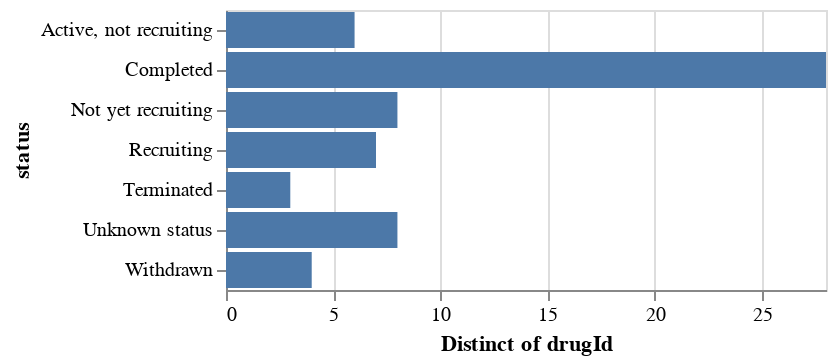

This figure's notebook cell:
### Markdown cell above
## Adding a Tooltip

### Code cell
import altair as alt

fig = (
    alt.Chart(df).mark_bar().encode(
        x="distinct(drugId):Q",
        y=alt.Y("status:N"),
        tooltip=[
            "distinct(drugId):Q", 
            "status:N"
        ]
    )
)

fig

### Figure 1 — Vega-Lite specification as saved in the notebook (floating-point values rounded to 4 significant figures)
{"config": {"view": {"continuousWidth": 300, "continuousHeight": 300}}, "data": {"name": "data-d8b010d8a623bfd2a3ba7a368b00fc84"}, "mark": {"type": "bar"}, "encoding": {"tooltip": [{"aggregate": "distinct", "field": "drugId", "type": "quantitative"}, {"field": "status", "type": "nominal"}], "x": {"aggregate": "distinct", "field": "drugId", "type": "quantitative"}, "y": {"field": "status", "type": "nominal"}}, "$schema": "https://vega.github.io/schema/vega-lite/v5.15.1.json", "datasets": {"data-d8b010d8a623bfd2a3ba7a368b00fc84": [{"diseaseId": "EFO_0004194", "diseaseName": "IGA glomerulonephritis", "drugId": "CHEMBL429910", "drugName": "DAPAGLIFLOZIN", "type": "Small molecule", "mechanismOfAction": "Sodium/glucose cotransporter 2 inhibitor", "actionType": "Inhibitor", "symbol": "SLC5A2", "name": "solute carrier family 5 member 2", "phase": 4, "status": "Not yet recruiting", "source": "https://clinicaltrials.gov/ct2/show/NCT04662723"}, {"diseaseId": "EFO_0004194", "diseaseName": "IGA glomerulonephritis", "drugId": "CHEMBL1168", "drugName": "RAMIPRIL", "type": "Small molecule", "mechanismOfAction": "Angiotensin-converting enzyme inhibitor", "actionType": "Inhibitor", "symbol": "ACE", "name": "angiotensin I converting enzyme", "phase": 4, "status": "Not yet recruiting", "source": "https://clinicaltrials.gov/ct2/show/NCT04662723"}, {"diseaseId": "EFO_0004194", "diseaseName": "IGA glomerulonephritis", "drugId": "CHEMBL1535", "drugName": "HYDROXYCHLOROQUINE", "type": "Small molecule", "mechanismOfAction": "Toll-like receptor 7 antagonist", "actionType": "Antagonist", "symbol": "TLR7", "name": "toll like receptor 7", "phase": 4, "status": "Completed", "source": "https://clinicaltrials.gov/ct2/show/NCT02351752"}, {"diseaseId": "EFO_0004194", "diseaseName": "IGA glomerulonephritis", "drugId": "CHEMBL1639", "drugName": "ALISKIREN", "type": "Small molecule", "mechanismOfAction": "Renin inhibitor", "actionType": "Inhibitor", "symbol": "REN", "name": "renin", "phase": 4, "status": "Completed", "source": "https://clinicaltrials.gov/ct2/show/NCT00922311"}, {"diseaseId": "EFO_0004194", "diseaseName": "IGA glomerulonephritis", "drugId": "CHEMBL4594217", "drugName": "CANAGLIFLOZIN", "type": "Small molecule", "mechanismOfAction": "Sodium/glucose cotransporter 2 inhibitor", "actionType": "Inhibitor", "symbol": "SLC5A2", "name": "solute carrier family 5 member 2", "phase": 4, "status": "Not yet recruiting", "source": "https://clinicaltrials.gov/ct2/show/NCT04662723"}, {"diseaseId": "EFO_0004194", "diseaseName": "IGA glomerulonephritis", "drugId": "CHEMBL1535", "drugName": "HYDROXYCHLOROQUINE", "type": "Small molecule", "mechanismOfAction": "Toll-like receptor 9 antagonist", "actionType": "Antagonist", "symbol": "TLR9", "name": "toll like receptor 9", "phase": 4, "status": "Completed", "source": "https://clinicaltrials.gov/ct2/show/NCT02351752"}, {"diseaseId": "EFO_0004194", "diseaseName": "IGA glomerulonephritis", "drugId": "CHEMBL578", "drugName": "ENALAPRIL", "type": "Small molecule", "mechanismOfAction": "Angiotensin-converting enzyme inhibitor", "actionType": "Inhibitor", "symbol": "ACE", "name": "angiotensin I converting enzyme", "phase": 4, "status": "Completed", "source": "https://clinicaltrials.gov/ct2/show/NCT00367562"}, {"diseaseId": "EFO_0004194", "diseaseName": "IGA glomerulonephritis", "drugId": "CHEMBL1456", "drugName": "MYCOPHENOLATE MOFETIL", "type": "Small molecule", "mechanismOfAction": "Inosine-5'-monophosphate dehydrogenase (IMPDH) inhibitor", "actionType": "Inhibitor", "symbol": "IMPDH1", "name": "inosine monophosphate dehydrogenase 1", "phase": 4, "status": "Unknown status", "source": "https://clinicaltrials.gov/ct2/show/NCT02981212"}, {"diseaseId": "EFO_0004194", "diseaseName": "IGA glomerulonephritis", "drugId": "CHEMBL1069", "drugName": "VALSARTAN", "type": "Small molecule", "mechanismOfAction": "Type-1 angiotensin II receptor antagonist", "actionType": "Antagonist", "symbol": "AGTR1", "name": "angiotensin II receptor type 1", "phase": 4, "status": "Unknown status", "source": "https://clinicaltrials.gov/ct2/show/NCT02765594"}, {"diseaseId": "EFO_0004194", "diseaseName": "IGA glomerulonephritis", "drugId": "CHEMBL1690", "drugName": "HYDROXYCHLOROQUINE SULFATE", "type": "Small molecule", "mechanismOfAction": "Toll-like receptor 7 antagonist", "actionType": "Antagonist", "symbol": "TLR7", "name": "toll like receptor 7", "phase": 4, "status": "Completed", "source": "https://clinicaltrials.gov/ct2/show/NCT02351752"}, {"diseaseId": "EFO_0004194", "diseaseName": "IGA glomerulonephritis", "drugId": "CHEMBL1535", "drugName": "HYDROXYCHLOROQUINE", "type": "Small molecule", "mechanismOfAction": "Toll-like receptor 9 antagonist", "actionType": "Antagonist", "symbol": "TLR9", "name": "toll like receptor 9", "phase": 4, "status": "Unknown status", "source": "https://clinicaltrials.gov/ct2/show/NCT02765594"}, {"diseaseId": "EFO_0004194", "diseaseName": "IGA glomerulonephritis", "drugId": "CHEMBL608", "drugName": "PROBUCOL", "type": "Small molecule", "mechanismOfAction": "ATP-binding cassette sub-family A member 1 inhibitor", "actionType": "Inhibitor", "symbol": "ABCA1", "name": "ATP binding cassette subfamily A member 1", "phase": 4, "status": "Completed", "source": "https://clinicaltrials.gov/ct2/show/NCT00426348"}, {"diseaseId": "EFO_0004194", "diseaseName": "IGA glomerulonephritis", "drugId": "CHEMBL191", "drugName": "LOSARTAN", "type": "Small molecule", "mechanismOfAction": "Type-1 angiotensin II receptor antagonist", "actionType": "Antagonist", "symbol": "AGTR1", "name": "angiotensin II receptor type 1", "phase": 4, "status": "Unknown status", "source": "https://clinicaltrials.gov/ct2/show/NCT02231125"}, {"diseaseId": "EFO_0004194", "diseaseName": "IGA glomerulonephritis", "drugId": "CHEMBL635", "drugName": "PREDNISONE", "type": "Small molecule", "mechanismOfAction": "Glucocorticoid receptor agonist", "actionType": "Agonist", "symbol": "NR3C1", "name": "nuclear receptor subfamily 3 group C member 1", "phase": 4, "status": "Unknown status", "source": "https://clinicaltrials.gov/ct2/show/NCT01758120"}, {"diseaseId": "EFO_0004194", "diseaseName": "IGA glomerulonephritis", "drugId": "CHEMBL1690", "drugName": "HYDROXYCHLOROQUINE SULFATE", "type": "Small molecule", "mechanismOfAction": "Toll-like receptor 9 antagonist", "actionType": "Antagonist", "symbol": "TLR9", "name": "toll like receptor 9", "phase": 4, "status": "Unknown status", "source": "https://clinicaltrials.gov/ct2/show/NCT02765594"}, {"diseaseId": "EFO_0004194", "diseaseName": "IGA glomerulonephritis", "drugId": "CHEMBL1690", "drugName": "HYDROXYCHLOROQUINE SULFATE", "type": "Small molecule", "mechanismOfAction": "Toll-like receptor 9 antagonist", "actionType": "Antagonist", "symbol": "TLR9", "name": "toll like receptor 9", "phase": 4, "status": "Completed", "source": "https://clinicaltrials.gov/ct2/show/NCT02351752"}, {"diseaseId": "EFO_0004194", "diseaseName": "IGA glomerulonephritis", "drugId": "CHEMBL1201576", "drugName": "RITUXIMAB", "type": "Antibody", "mechanismOfAction": "B-lymphocyte antigen CD20 binding agent", "actionType": "Binding agent", "symbol": "MS4A1", "name": "membrane spanning 4-domains A1", "phase": 4, "status": "Recruiting", "source": "https://clinicaltrials.gov/ct2/show/NCT04525729"}, {"diseaseId": "EFO_0004194", "diseaseName": "IGA glomerulonephritis", "drugId": "CHEMBL1069", "drugName": "VALSARTAN", "type": "Small molecule", "mechanismOfAction": "Type-1 angiotensin II receptor antagonist", "actionType": "Antagonist", "symbol": "AGTR1", "name": "angiotensin II receptor type 1", "phase": 4, "status": "Completed", "source": "https://clinicaltrials.gov/ct2/show/NCT00367562,https://clinicaltrials.gov/ct2/show/NCT00426348"}, {"diseaseId": "EFO_0004194", "diseaseName": "IGA glomerulonephritis", "drugId": "CHEMBL1456", "drugName": "MYCOPHENOLATE MOFETIL", "type": "Small molecule", "mechanismOfAction": "Inosine-5'-monophosphate dehydrogenase (IMPDH) inhibitor", "actionType": "Inhibitor", "symbol": "IMPDH2", "name": "inosine monophosphate dehydrogenase 2", "phase": 4, "status": "Completed", "source": "https://clinicaltrials.gov/ct2/show/NCT00863252"}, {"diseaseId": "EFO_0004194", "diseaseName": "IGA glomerulonephritis", "drugId": "CHEMBL635", "drugName": "PREDNISONE", "type": "Small molecule", "mechanismOfAction": "Glucocorticoid receptor agonist", "actionType": "Agonist", "symbol": "NR3C1", "name": "nuclear receptor subfamily 3 group C member 1", "phase": 4, "status": "Active, not recruiting", "source": "https://clinicaltrials.gov/ct2/show/NCT03218852"}, {"diseaseId": "EFO_0004194", "diseaseName": "IGA glomerulonephritis", "drugId": "CHEMBL1456", "drugName": "MYCOPHENOLATE MOFETIL", "type": "Small molecule", "mechanismOfAction": "Inosine-5'-monophosphate dehydrogenase (IMPDH) inhibitor", "actionType": "Inhibitor", "symbol": "IMPDH2", "name": "inosine monophosphate dehydrogenase 2", "phase": 4, "status": "Unknown status", "source": "https://clinicaltrials.gov/ct2/show/NCT02981212"}, {"diseaseId": "EFO_0004194", "diseaseName": "IGA glomerulonephritis", "drugId": "CHEMBL1201576", "drugName": "RITUXIMAB", "type": "Antibody", "mechanismOfAction": "B-lymphocyte antigen CD20 binding agent", "actionType": "Binding agent", "symbol": "MS4A1", "name": "membrane spanning 4-domains A1", "phase": 4, "status": "Unknown status", "source": "https://clinicaltrials.gov/ct2/show/NCT02571842"}, {"diseaseId": "EFO_0004194", "diseaseName": "IGA glomerulonephritis", "drugId": "CHEMBL1690", "drugName": "HYDROXYCHLOROQUINE SULFATE", "type": "Small molecule", "mechanismOfAction": "Toll-like receptor 7 antagonist", "actionType": "Antagonist", "symbol": "TLR7", "name": "toll like receptor 7", "phase": 4, "status": "Unknown status", "source": "https://clinicaltrials.gov/ct2/show/NCT02765594"}, {"diseaseId": "EFO_0004194", "diseaseName": "IGA glomerulonephritis", "drugId": "CHEMBL1201081", "drugName": "METHYLPREDNISOLONE SODIUM SUCCINATE", "type": "Small molecule", "mechanismOfAction": "Glucocorticoid receptor agonist", "actionType": "Agonist", "symbol": "NR3C1", "name": "nuclear receptor subfamily 3 group C member 1", "phase": 4, "status": "Completed", "source": "https://clinicaltrials.gov/ct2/show/NCT00755859"}, {"diseaseId": "EFO_0004194", "diseaseName": "IGA glomerulonephritis", "drugId": "CHEMBL1237", "drugName": "LISINOPRIL", "type": "Small molecule", "mechanismOfAction": "Angiotensin-converting enzyme inhibitor", "actionType": "Inhibitor", "symbol": "ACE", "name": "angiotensin I converting enzyme", "phase": 4, "status": "Not yet recruiting", "source": "https://clinicaltrials.gov/ct2/show/NCT04662723"}, {"diseaseId": "EFO_0004194", "diseaseName": "IGA glomerulonephritis", "drugId": "CHEMBL1201265", "drugName": "METHYLPREDNISOLONE HEMISUCCINATE", "type": "Small molecule", "mechanismOfAction": "Glucocorticoid receptor agonist", "actionType": "Agonist", "symbol": "NR3C1", "name": "nuclear receptor subfamily 3 group C member 1", "phase": 4, "status": "Completed", "source": "https://clinicaltrials.gov/ct2/show/NCT00755859"}, {"diseaseId": "EFO_0004194", "diseaseName": "IGA glomerulonephritis", "drugId": "CHEMBL1535", "drugName": "HYDROXYCHLOROQUINE", "type": "Small molecule", "mechanismOfAction": "Toll-like receptor 7 antagonist", "actionType": "Antagonist", "symbol": "TLR7", "name": "toll like receptor 7", "phase": 4, "status": "Unknown status", "source": "https://clinicaltrials.gov/ct2/show/NCT02765594"}, {"diseaseId": "EFO_0004194", "diseaseName": "IGA glomerulonephritis", "drugId": "CHEMBL1201576", "drugName": "RITUXIMAB", "type": "Antibody", "mechanismOfAction": "B-lymphocyte antigen CD20 binding agent", "actionType": "Binding agent", "symbol": "MS4A1", "name": "membrane spanning 4-domains A1", "phase": 4, "status": "Completed", "source": "https://clinicaltrials.gov/ct2/show/NCT00498368"}, {"diseaseId": "EFO_0004194", "diseaseName": "IGA glomerulonephritis", "drugId": "CHEMBL1456", "drugName": "MYCOPHENOLATE MOFETIL", "type": "Small molecule", "mechanismOfAction": "Inosine-5'-monophosphate dehydrogenase (IMPDH) inhibitor", "actionType": "Inhibitor", "symbol": "IMPDH1", "name": "inosine monophosphate dehydrogenase 1", "phase": 4, "status": "Completed", "source": "https://clinicaltrials.gov/ct2/show/NCT00863252"}, {"diseaseId": "EFO_0004194", "diseaseName": "IGA glomerulonephritis", "drugId": "CHEMBL2048484", "drugName": "CANAGLIFLOZIN", "type": "Small molecule", "mechanismOfAction": "Sodium/glucose cotransporter 2 inhibitor", "actionType": "Inhibitor", "symbol": "SLC5A2", "name": "solute carrier family 5 member 2", "phase": 4, "status": "Not yet recruiting", "source": "https://clinicaltrials.gov/ct2/show/NCT04662723"}, {"diseaseId": "EFO_0004194", "diseaseName": "IGA glomerulonephritis", "drugId": "CHEMBL191", "drugName": "LOSARTAN", "type": "Small molecule", "mechanismOfAction": "Type-1 angiotensin II receptor antagonist", "actionType": "Antagonist", "symbol": "AGTR1", "name": "angiotensin II receptor type 1", "phase": 4, "status": "Completed", "source": "https://clinicaltrials.gov/ct2/show/NCT01115426"}, {"diseaseId": "EFO_0004194", "diseaseName": "IGA glomerulonephritis", "drugId": "CHEMBL2107830", "drugName": "EMPAGLIFLOZIN", "type": "Small molecule", "mechanismOfAction": "Sodium/glucose cotransporter 2 inhibitor", "actionType": "Inhibitor", "symbol": "SLC5A2", "name": "solute carrier family 5 member 2", "phase": 4, "status": "Not yet recruiting", "source": "https://clinicaltrials.gov/ct2/show/NCT04662723"}, {"diseaseId": "EFO_0004194", "diseaseName": "IGA glomerulonephritis", "drugId": "CHEMBL191", "drugName": "LOSARTAN", "type": "Small molecule", "mechanismOfAction": "Type-1 angiotensin II receptor antagonist", "actionType": "Antagonist", "symbol": "AGTR1", "name": "angiotensin II receptor type 1", "phase": 4, "status": "Not yet recruiting", "source": "https://clinicaltrials.gov/ct2/show/NCT04662723"}, {"diseaseId": "EFO_0004194", "diseaseName": "IGA glomerulonephritis", "drugId": "CHEMBL1168", "drugName": "RAMIPRIL", "type": "Small molecule", "mechanismOfAction": "Angiotensin-converting enzyme inhibitor", "actionType": "Inhibitor", "symbol": "ACE", "name": "angiotensin I converting enzyme", "phase": 4, "status": "Completed", "source": "https://clinicaltrials.gov/ct2/show/NCT01115426"}, {"diseaseId": "EFO_0004194", "diseaseName": "IGA glomerulonephritis", "drugId": "CHEMBL846", "drugName": "CALCITRIOL", "type": "Small molecule", "mechanismOfAction": "Vitamin D receptor agonist", "actionType": "Agonist", "symbol": "VDR", "name": "vitamin D receptor", "phase": 4, "status": "Completed", "source": "https://clinicaltrials.gov/ct2/show/NCT00319761"}, {"diseaseId": "EFO_0004194", "diseaseName": "IGA glomerulonephritis", "drugId": "CHEMBL1542", "drugName": "AZATHIOPRINE", "type": "Small molecule", "mechanismOfAction": "Amidophosphoribosyltransferase inhibitor", "actionType": "Inhibitor", "symbol": "PPAT", "name": "phosphoribosyl pyrophosphate amidotransferase", "phase": 4, "status": "Completed", "source": "https://clinicaltrials.gov/ct2/show/NCT00755859"}, {"diseaseId": "EFO_0004194", "diseaseName": "IGA glomerulonephritis", "drugId": "CHEMBL1639", "drugName": "ALISKIREN", "type": "Small molecule", "mechanismOfAction": "Renin inhibitor", "actionType": "Inhibitor", "symbol": "REN", "name": "renin", "phase": 3, "status": "Completed", "source": "https://clinicaltrials.gov/ct2/show/NCT00870493"}, {"diseaseId": "EFO_0004194", "diseaseName": "IGA glomerulonephritis", "drugId": "CHEMBL1456", "drugName": "MYCOPHENOLATE MOFETIL", "type": "Small molecule", "mechanismOfAction": "Inosine-5'-monophosphate dehydrogenase (IMPDH) inhibitor", "actionType": "Inhibitor", "symbol": "IMPDH2", "name": "inosine monophosphate dehydrogenase 2", "phase": 3, "status": "Terminated", "source": "https://clinicaltrials.gov/ct2/show/NCT00318474"}, {"diseaseId": "EFO_0004194", "diseaseName": "IGA glomerulonephritis", "drugId": "CHEMBL191", "drugName": "LOSARTAN", "type": "Small molecule", "mechanismOfAction": "Type-1 angiotensin II receptor antagonist", "actionType": "Antagonist", "symbol": "AGTR1", "name": "angiotensin II receptor type 1", "phase": 3, "status": "Not yet recruiting", "source": "https://clinicaltrials.gov/ct2/show/NCT03357653"}, {"diseaseId": "EFO_0004194", "diseaseName": "IGA glomerulonephritis", "drugId": "CHEMBL9194", "drugName": "ATRASENTAN", "type": "Small molecule", "mechanismOfAction": "Endothelin receptor ET-A antagonist", "actionType": "Antagonist", "symbol": "EDNRA", "name": "endothelin receptor type A", "phase": 3, "status": "Recruiting", "source": "https://clinicaltrials.gov/ct2/show/NCT04573478"}, {"diseaseId": "EFO_0004194", "diseaseName": "IGA glomerulonephritis", "drugId": "CHEMBL4298195", "drugName": "NARSOPLIMAB", "type": "Antibody", "mechanismOfAction": "Mannan-binding lectin serine protease 2 inhibitor", "actionType": "Inhibitor", "symbol": "MASP2", "name": "MBL associated serine protease 2", "phase": 3, "status": "Recruiting", "source": "https://clinicaltrials.gov/ct2/show/NCT03608033"}, {"diseaseId": "EFO_0004194", "diseaseName": "IGA glomerulonephritis", "drugId": "CHEMBL1456", "drugName": "MYCOPHENOLATE MOFETIL", "type": "Small molecule", "mechanismOfAction": "Inosine-5'-monophosphate dehydrogenase (IMPDH) inhibitor", "actionType": "Inhibitor", "symbol": "IMPDH1", "name": "inosine monophosphate dehydrogenase 1", "phase": 3, "status": "Unknown status", "source": "https://clinicaltrials.gov/ct2/show/NCT02187900"}, {"diseaseId": "EFO_0004194", "diseaseName": "IGA glomerulonephritis", "drugId": "CHEMBL4594448", "drugName": "IPTACOPAN", "type": "Small molecule", "mechanismOfAction": "Complement factor B inhibitor", "actionType": "Inhibitor", "symbol": "CFB", "name": "complement factor B", "phase": 3, "status": "Recruiting", "source": "https://clinicaltrials.gov/ct2/show/NCT04578834,https://clinicaltrials.gov/ct2/show/NCT04557462"}, {"diseaseId": "EFO_0004194", "diseaseName": "IGA glomerulonephritis", "drugId": "CHEMBL131", "drugName": "PREDNISOLONE", "type": "Small molecule", "mechanismOfAction": "Glucocorticoid receptor agonist", "actionType": "Agonist", "symbol": "NR3C1", "name": "nuclear receptor subfamily 3 group C member 1", "phase": 3, "status": "Completed", "source": "https://clinicaltrials.gov/ct2/show/NCT00554502"}, {"diseaseId": "EFO_0004194", "diseaseName": "IGA glomerulonephritis", "drugId": "CHEMBL1201081", "drugName": "METHYLPREDNISOLONE SODIUM SUCCINATE", "type": "Small molecule", "mechanismOfAction": "Glucocorticoid receptor agonist", "actionType": "Agonist", "symbol": "NR3C1", "name": "nuclear receptor subfamily 3 group C member 1", "phase": 3, "status": "Completed", "source": "https://clinicaltrials.gov/ct2/show/NCT00657059"}, {"diseaseId": "EFO_0004194", "diseaseName": "IGA glomerulonephritis", "drugId": "CHEMBL635", "drugName": "PREDNISONE", "type": "Small molecule", "mechanismOfAction": "Glucocorticoid receptor agonist", "actionType": "Agonist", "symbol": "NR3C1", "name": "nuclear receptor subfamily 3 group C member 1", "phase": 3, "status": "Completed", "source": "https://clinicaltrials.gov/ct2/show/NCT00657059,https://clinicaltrials.gov/ct2/show/NCT01392833"}, {"diseaseId": "EFO_0004194", "diseaseName": "IGA glomerulonephritis", "drugId": "CHEMBL1456", "drugName": "MYCOPHENOLATE MOFETIL", "type": "Small molecule", "mechanismOfAction": "Inosine-5'-monophosphate dehydrogenase (IMPDH) inhibitor", "actionType": "Inhibitor", "symbol": "IMPDH2", "name": "inosine monophosphate dehydrogenase 2", "phase": 3, "status": "Completed", "source": "https://clinicaltrials.gov/ct2/show/NCT00657059"}, {"diseaseId": "EFO_0004194", "diseaseName": "IGA glomerulonephritis", "drugId": "CHEMBL131", "drugName": "PREDNISOLONE", "type": "Small molecule", "mechanismOfAction": "Glucocorticoid receptor agonist", "actionType": "Agonist", "symbol": "NR3C1", "name": "nuclear receptor subfamily 3 group C member 1", "phase": 3, "status": "Not yet recruiting", "source": "https://clinicaltrials.gov/ct2/show/NCT05510323"}, {"diseaseId": "EFO_0004194", "diseaseName": "IGA glomerulonephritis", "drugId": "CHEMBL2107877", "drugName": "BLISIBIMOD", "type": "Protein", "mechanismOfAction": "Tumor necrosis factor ligand superfamily member 13B inhibitor", "actionType": "Inhibitor", "symbol": "TNFSF13B", "name": "TNF superfamily member 13b", "phase": 3, "status": "Withdrawn", "source": "https://clinicaltrials.gov/ct2/show/NCT02052219"}, {"diseaseId": "EFO_0004194", "diseaseName": "IGA glomerulonephritis", "drugId": "CHEMBL1513", "drugName": "IRBESARTAN", "type": "Small molecule", "mechanismOfAction": "Type-1 angiotensin II receptor antagonist", "actionType": "Antagonist", "symbol": "AGTR1", "name": "angiotensin II receptor type 1", "phase": 3, "status": "Completed", "source": "https://clinicaltrials.gov/ct2/show/NCT00657059"}, {"diseaseId": "EFO_0004194", "diseaseName": "IGA glomerulonephritis", "drugId": "CHEMBL1456", "drugName": "MYCOPHENOLATE MOFETIL", "type": "Small molecule", "mechanismOfAction": "Inosine-5'-monophosphate dehydrogenase (IMPDH) inhibitor", "actionType": "Inhibitor", "symbol": "IMPDH1", "name": "inosine monophosphate dehydrogenase 1", "phase": 3, "status": "Completed", "source": "https://clinicaltrials.gov/ct2/show/NCT00657059"}, {"diseaseId": "EFO_0004194", "diseaseName": "IGA glomerulonephritis", "drugId": "CHEMBL650", "drugName": "METHYLPREDNISOLONE", "type": "Small molecule", "mechanismOfAction": "Glucocorticoid receptor agonist", "actionType": "Agonist", "symbol": "NR3C1", "name": "nuclear receptor subfamily 3 group C member 1", "phase": 3, "status": "Completed", "source": "https://clinicaltrials.gov/ct2/show/NCT01392833,https://clinicaltrials.gov/ct2/show/NCT00657059,https://clinicaltrials.gov/ct2/show/NCT00554502"}, {"diseaseId": "EFO_0004194", "diseaseName": "IGA glomerulonephritis", "drugId": "CHEMBL1513", "drugName": "IRBESARTAN", "type": "Small molecule", "mechanismOfAction": "Type-1 angiotensin II receptor antagonist", "actionType": "Antagonist", "symbol": "AGTR1", "name": "angiotensin II receptor type 1", "phase": 3, "status": "Active, not recruiting", "source": "https://clinicaltrials.gov/ct2/show/NCT03762850"}, {"diseaseId": "EFO_0004194", "diseaseName": "IGA glomerulonephritis", "drugId": "CHEMBL1201265", "drugName": "METHYLPREDNISOLONE HEMISUCCINATE", "type": "Small molecule", "mechanismOfAction": "Glucocorticoid receptor agonist", "actionType": "Agonist", "symbol": "NR3C1", "name": "nuclear receptor subfamily 3 group C member 1", "phase": 3, "status": "Completed", "source": "https://clinicaltrials.gov/ct2/show/NCT00657059"}, {"diseaseId": "EFO_0004194", "diseaseName": "IGA glomerulonephritis", "drugId": "CHEMBL539423", "drugName": "SPARSENTAN", "type": "Small molecule", "mechanismOfAction": "Endothelin receptor ET-A antagonist", "actionType": "Antagonist", "symbol": "EDNRA", "name": "endothelin receptor type A", "phase": 3, "status": "Active, not recruiting", "source": "https://clinicaltrials.gov/ct2/show/NCT03762850"}, {"diseaseId": "EFO_0004194", "diseaseName": "IGA glomerulonephritis", "drugId": "CHEMBL1542", "drugName": "AZATHIOPRINE", "type": "Small molecule", "mechanismOfAction": "Amidophosphoribosyltransferase inhibitor", "actionType": "Inhibitor", "symbol": "PPAT", "name": "phosphoribosyl pyrophosphate amidotransferase", "phase": 3, "status": "Completed", "source": "https://clinicaltrials.gov/ct2/show/NCT00554502,https://clinicaltrials.gov/ct2/show/NCT01392833"}, {"diseaseId": "EFO_0004194", "diseaseName": "IGA glomerulonephritis", "drugId": "CHEMBL191", "drugName": "LOSARTAN", "type": "Small molecule", "mechanismOfAction": "Type-1 angiotensin II receptor antagonist", "actionType": "Antagonist", "symbol": "AGTR1", "name": "angiotensin II receptor type 1", "phase": 3, "status": "Completed", "source": "https://clinicaltrials.gov/ct2/show/NCT02232776"}, {"diseaseId": "EFO_0004194", "diseaseName": "IGA glomerulonephritis", "drugId": "CHEMBL539423", "drugName": "SPARSENTAN", "type": "Small molecule", "mechanismOfAction": "Type-1 angiotensin II receptor antagonist", "actionType": "Antagonist", "symbol": "AGTR1", "name": "angiotensin II receptor type 1", "phase": 3, "status": "Active, not recruiting", "source": "https://clinicaltrials.gov/ct2/show/NCT03762850"}, {"diseaseId": "EFO_0004194", "diseaseName": "IGA glomerulonephritis", "drugId": "CHEMBL1456", "drugName": "MYCOPHENOLATE MOFETIL", "type": "Small molecule", "mechanismOfAction": "Inosine-5'-monophosphate dehydrogenase (IMPDH) inhibitor", "actionType": "Inhibitor", "symbol": "IMPDH1", "name": "inosine monophosphate dehydrogenase 1", "phase": 3, "status": "Terminated", "source": "https://clinicaltrials.gov/ct2/show/NCT00318474"}, {"diseaseId": "EFO_0004194", "diseaseName": "IGA glomerulonephritis", "drugId": "CHEMBL1200622", "drugName": "PARICALCITOL", "type": "Small molecule", "mechanismOfAction": "Vitamin D receptor agonist", "actionType": "Agonist", "symbol": "VDR", "name": "vitamin D receptor", "phase": 3, "status": "Withdrawn", "source": "https://clinicaltrials.gov/ct2/show/NCT00599963"}, {"diseaseId": "EFO_0004194", "diseaseName": "IGA glomerulonephritis", "drugId": "CHEMBL1456", "drugName": "MYCOPHENOLATE MOFETIL", "type": "Small molecule", "mechanismOfAction": "Inosine-5'-monophosphate dehydrogenase (IMPDH) inhibitor", "actionType": "Inhibitor", "symbol": "IMPDH2", "name": "inosine monophosphate dehydrogenase 2", "phase": 3, "status": "Unknown status", "source": "https://clinicaltrials.gov/ct2/show/NCT02187900"}, {"diseaseId": "EFO_0004194", "diseaseName": "IGA glomerulonephritis", "drugId": "CHEMBL650", "drugName": "METHYLPREDNISOLONE", "type": "Small molecule", "mechanismOfAction": "Glucocorticoid receptor agonist", "actionType": "Agonist", "symbol": "NR3C1", "name": "nuclear receptor subfamily 3 group C member 1", "phase": 3, "status": "Recruiting", "source": "https://clinicaltrials.gov/ct2/show/NCT04833374"}, {"diseaseId": "EFO_0004194", "diseaseName": "IGA glomerulonephritis", "drugId": "CHEMBL2107877", "drugName": "BLISIBIMOD", "type": "Protein", "mechanismOfAction": "Tumor necrosis factor ligand superfamily member 13B inhibitor", "actionType": "Inhibitor", "symbol": "TNFSF13B", "name": "TNF superfamily member 13b", "phase": 2, "status": "Completed", "source": "https://clinicaltrials.gov/ct2/show/NCT02062684"}, {"diseaseId": "EFO_0004194", "diseaseName": "IGA glomerulonephritis", "drugId": "CHEMBL1742986", "drugName": "ATACICEPT", "type": "Protein", "mechanismOfAction": "Tumor necrosis factor ligand superfamily member 13B inhibitor", "actionType": "Inhibitor", "symbol": "TNFSF13B", "name": "TNF superfamily member 13b", "phase": 2, "status": "Active, not recruiting", "source": "https://clinicaltrials.gov/ct2/show/NCT04716231"}, {"diseaseId": "EFO_0004194", "diseaseName": "IGA glomerulonephritis", "drugId": "CHEMBL1742986", "drugName": "ATACICEPT", "type": "Protein", "mechanismOfAction": "Tumor necrosis factor ligand superfamily member 13B inhibitor", "actionType": "Inhibitor", "symbol": "TNFSF13B", "name": "TNF superfamily member 13b", "phase": 2, "status": "Terminated", "source": "https://clinicaltrials.gov/ct2/show/NCT02808429"}, {"diseaseId": "EFO_0004194", "diseaseName": "IGA glomerulonephritis", "drugId": "CHEMBL4594448", "drugName": "IPTACOPAN", "type": "Small molecule", "mechanismOfAction": "Complement factor B inhibitor", "actionType": "Inhibitor", "symbol": "CFB", "name": "complement factor B", "phase": 2, "status": "Completed", "source": "https://clinicaltrials.gov/ct2/show/NCT03373461"}, {"diseaseId": "EFO_0004194", "diseaseName": "IGA glomerulonephritis", "drugId": "CHEMBL635", "drugName": "PREDNISONE", "type": "Small molecule", "mechanismOfAction": "Glucocorticoid receptor agonist", "actionType": "Agonist", "symbol": "NR3C1", "name": "nuclear receptor subfamily 3 group C member 1", "phase": 2, "status": "Completed", "source": "https://clinicaltrials.gov/ct2/show/NCT00004448"}, {"diseaseId": "EFO_0004194", "diseaseName": "IGA glomerulonephritis", "drugId": "CHEMBL1742986", "drugName": "ATACICEPT", "type": "Protein", "mechanismOfAction": "Tumor necrosis factor ligand superfamily member 13 inhibitor", "actionType": "Inhibitor", "symbol": "TNFSF13", "name": "TNF superfamily member 13", "phase": 2, "status": "Terminated", "source": "https://clinicaltrials.gov/ct2/show/NCT02808429"}, {"diseaseId": "EFO_0004194", "diseaseName": "IGA glomerulonephritis", "drugId": "CHEMBL393220", "drugName": "ATORVASTATIN CALCIUM", "type": "Small molecule", "mechanismOfAction": "HMG-CoA reductase inhibitor", "actionType": "Inhibitor", "symbol": "HMGCR", "name": "3-hydroxy-3-methylglutaryl-CoA reductase", "phase": 2, "status": "Completed", "source": "https://clinicaltrials.gov/ct2/show/NCT00396721"}, {"diseaseId": "EFO_0004194", "diseaseName": "IGA glomerulonephritis", "drugId": "CHEMBL131", "drugName": "PREDNISOLONE", "type": "Small molecule", "mechanismOfAction": "Glucocorticoid receptor agonist", "actionType": "Agonist", "symbol": "NR3C1", "name": "nuclear receptor subfamily 3 group C member 1", "phase": 2, "status": "Unknown status", "source": "https://clinicaltrials.gov/ct2/show/NCT02662283"}, {"diseaseId": "EFO_0004194", "diseaseName": "IGA glomerulonephritis", "drugId": "CHEMBL4594462", "drugName": "BATIRAXCEPT", "type": "Protein", "mechanismOfAction": "Growth arrest-specific protein 6 inhibitor", "actionType": "Inhibitor", "symbol": "GAS6", "name": "growth arrest specific 6", "phase": 2, "status": "Terminated", "source": "https://clinicaltrials.gov/ct2/show/NCT04042623"}, {"diseaseId": "EFO_0004194", "diseaseName": "IGA glomerulonephritis", "drugId": "CHEMBL413", "drugName": "SIROLIMUS", "type": "Small molecule", "mechanismOfAction": "FK506-binding protein 1A inhibitor", "actionType": "Inhibitor", "symbol": "FKBP1A", "name": "FKBP prolyl isomerase 1A", "phase": 2, "status": "Completed", "source": "https://clinicaltrials.gov/ct2/show/NCT00396721"}, {"diseaseId": "EFO_0004194", "diseaseName": "IGA glomerulonephritis", "drugId": "CHEMBL2103830", "drugName": "FOSTAMATINIB", "type": "Small molecule", "mechanismOfAction": "Tyrosine-protein kinase SYK inhibitor", "actionType": "Inhibitor", "symbol": "SYK", "name": "spleen associated tyrosine kinase", "phase": 2, "status": "Withdrawn", "source": "https://clinicaltrials.gov/ct2/show/NCT02433236"}, {"diseaseId": "EFO_0004194", "diseaseName": "IGA glomerulonephritis", "drugId": "CHEMBL269732", "drugName": "TACROLIMUS", "type": "Small molecule", "mechanismOfAction": "FK506-binding protein 1A inhibitor", "actionType": "Inhibitor", "symbol": "FKBP1A", "name": "FKBP prolyl isomerase 1A", "phase": 2, "status": "Completed", "source": "https://clinicaltrials.gov/ct2/show/NCT01224028"}, {"diseaseId": "EFO_0004194", "diseaseName": "IGA glomerulonephritis", "drugId": "CHEMBL4594460", "drugName": "AT-1501", "type": "Unknown", "mechanismOfAction": "CD40 ligand inhibitor", "actionType": "Inhibitor", "symbol": "CD40LG", "name": "CD40 ligand", "phase": 2, "status": "Recruiting", "source": "https://clinicaltrials.gov/ct2/show/NCT05125068"}, {"diseaseId": "EFO_0004194", "diseaseName": "IGA glomerulonephritis", "drugId": "CHEMBL1742986", "drugName": "ATACICEPT", "type": "Protein", "mechanismOfAction": "Tumor necrosis factor ligand superfamily member 13 inhibitor", "actionType": "Inhibitor", "symbol": "TNFSF13", "name": "TNF superfamily member 13", "phase": 2, "status": "Active, not recruiting", "source": "https://clinicaltrials.gov/ct2/show/NCT04716231"}, {"diseaseId": "EFO_0004194", "diseaseName": "IGA glomerulonephritis", "drugId": "CHEMBL4594614", "drugName": "SIBEPRENLIMAB", "type": "Antibody", "mechanismOfAction": "Tumor necrosis factor ligand superfamily member 13 inhibitor", "actionType": "Inhibitor", "symbol": "TNFSF13", "name": "TNF superfamily member 13", "phase": 2, "status": "Active, not recruiting", "source": "https://clinicaltrials.gov/ct2/show/NCT04287985"}, {"diseaseId": "EFO_0004194", "diseaseName": "IGA glomerulonephritis", "drugId": "CHEMBL4594579", "drugName": "FELZARTAMAB", "type": "Antibody", "mechanismOfAction": "Lymphocyte differentiation antigen CD38 inhibitor", "actionType": "Inhibitor", "symbol": "CD38", "name": "CD38 molecule", "phase": 2, "status": "Recruiting", "source": "https://clinicaltrials.gov/ct2/show/NCT05065970"}, {"diseaseId": "EFO_0004194", "diseaseName": "IGA glomerulonephritis", "drugId": "CHEMBL1487", "drugName": "ATORVASTATIN", "type": "Small molecule", "mechanismOfAction": "HMG-CoA reductase inhibitor", "actionType": "Inhibitor", "symbol": "HMGCR", "name": "3-hydroxy-3-methylglutaryl-CoA reductase", "phase": 2, "status": "Completed", "source": "https://clinicaltrials.gov/ct2/show/NCT00396721"}, {"diseaseId": "EFO_0004194", "diseaseName": "IGA glomerulonephritis", "drugId": "CHEMBL3989871", "drugName": "AVACOPAN", "type": "Small molecule", "mechanismOfAction": "C5a anaphylatoxin chemotactic receptor antagonist", "actionType": "Antagonist", "symbol": "C5AR1", "name": "complement C5a receptor 1", "phase": 2, "status": "Completed", "source": "https://clinicaltrials.gov/ct2/show/NCT02384317"}, {"diseaseId": "EFO_0004194", "diseaseName": "IGA glomerulonephritis", "drugId": "CHEMBL1370", "drugName": "BUDESONIDE", "type": "Small molecule", "mechanismOfAction": "Glucocorticoid receptor agonist", "actionType": "Agonist", "symbol": "NR3C1", "name": "nuclear receptor subfamily 3 group C member 1", "phase": 2, "status": "Completed", "source": "https://clinicaltrials.gov/ct2/show/NCT00767221"}, {"diseaseId": "EFO_0004194", "diseaseName": "IGA glomerulonephritis", "drugId": "CHEMBL2103830", "drugName": "FOSTAMATINIB", "type": "Small molecule", "mechanismOfAction": "Tyrosine-protein kinase SYK inhibitor", "actionType": "Inhibitor", "symbol": "SYK", "name": "spleen associated tyrosine kinase", "phase": 2, "status": "Completed", "source": "https://clinicaltrials.gov/ct2/show/NCT02112838"}, {"diseaseId": "EFO_0004194", "diseaseName": "IGA glomerulonephritis", "drugId": "CHEMBL578", "drugName": "ENALAPRIL", "type": "Small molecule", "mechanismOfAction": "Angiotensin-converting enzyme inhibitor", "actionType": "Inhibitor", "symbol": "ACE", "name": "angiotensin I converting enzyme", "phase": 2, "status": "Completed", "source": "https://clinicaltrials.gov/ct2/show/NCT00396721"}, {"diseaseId": "EFO_0004194", "diseaseName": "IGA glomerulonephritis", "drugId": "CHEMBL3989516", "drugName": "FOSTAMATINIB DISODIUM", "type": "Small molecule", "mechanismOfAction": "Tyrosine-protein kinase SYK inhibitor", "actionType": "Inhibitor", "symbol": "SYK", "name": "spleen associated tyrosine kinase", "phase": 2, "status": "Withdrawn", "source": "https://clinicaltrials.gov/ct2/show/NCT02433236"}, {"diseaseId": "EFO_0004194", "diseaseName": "IGA glomerulonephritis", "drugId": "CHEMBL4297722", "drugName": "CEMDISIRAN", "type": "Oligonucleotide", "mechanismOfAction": "Complement C5 mRNA RNAi inhibitor", "actionType": "Rnai inhibitor", "symbol": "C5", "name": "complement C5", "phase": 2, "status": "Active, not recruiting", "source": "https://clinicaltrials.gov/ct2/show/NCT03841448"}, {"diseaseId": "EFO_0004194", "diseaseName": "IGA glomerulonephritis", "drugId": "CHEMBL4594614", "drugName": "SIBEPRENLIMAB", "type": "Antibody", "mechanismOfAction": "Tumor necrosis factor ligand superfamily member 13 inhibitor", "actionType": "Inhibitor", "symbol": "TNFSF13", "name": "TNF superfamily member 13", "phase": 1, "status": "Completed", "source": "https://clinicaltrials.gov/ct2/show/NCT03719443"}]}}
